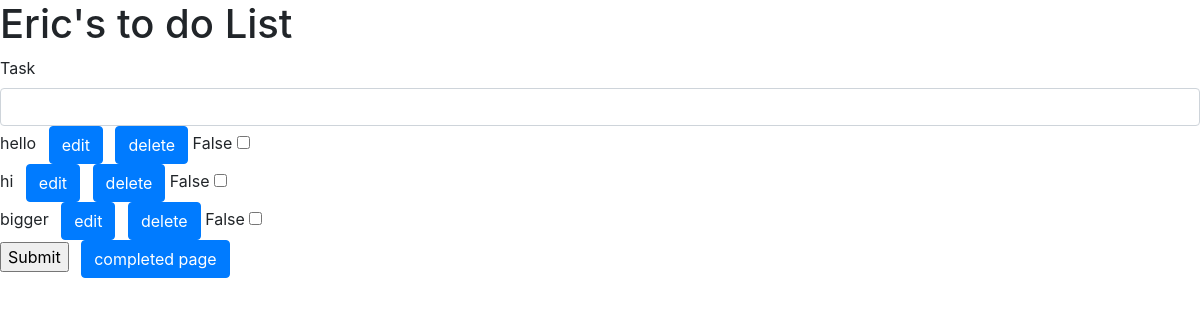
/, run on an earlier commit of the app's database.
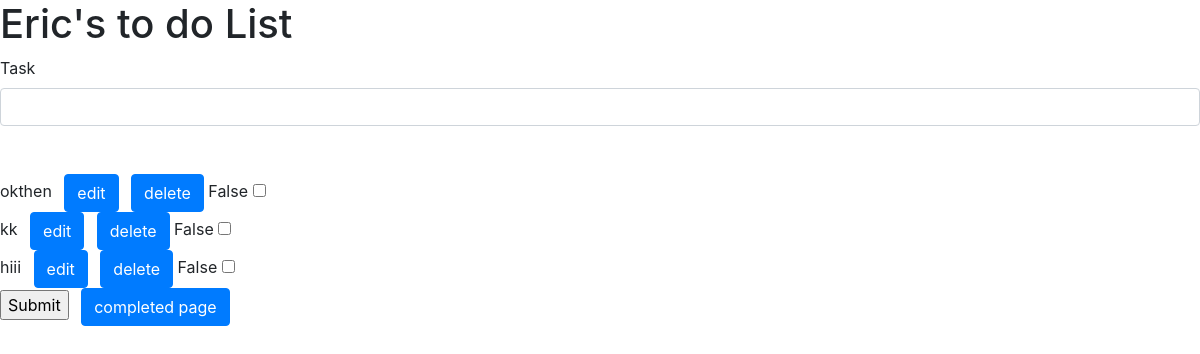
And on a later commit of the database.
### todo/models.py (models this page shows, shortened)
class Todo(models.Model):
    task=models.CharField(max_length=50)
    is_complete=models.BooleanField(default=False)

### todo/views.py (the view)
# urls.py: path('', views.task, name='task_list'),
def task(request):
    all_tasks=Todo.objects.all()
    if request.method=='POST':
        new_task=request.POST['task']
        if new_task is not "":
            new_task_temp = Todo.objects.create(task=new_task)
            return redirect('task_list')
        return redirect('task_list')
    return render(request,'home.html', {'all_tasks': all_tasks, })

### templates/home.html (shortened to what this page needs)
{% load static %}
<html>
    <head>
        <link rel="stylesheet" href="https://stackpath.bootstrapcdn.com/bootstrap/4.1.3/css/bootstrap.min.css">
    </head>
    <body>
        <h1>Eric's to do List</h1>
        <form method="post">
            <div class="form-group">
                <label for="id_task">Task</label>
                <input type="text" class= "form-control" id = "id_task" name='task'>
                {% for stuff in all_tasks %}
                {% if stuff.is_complete is False %}
                {{stuff.task}}
                <a href="/edit/{{stuff.pk}}" class="btn btn-primary ml-2">edit</a>
                <a href="/remove/{{stuff.pk}}" class="btn btn-primary ml-2">delete</a>
                <span>{{stuff.is_complete}}</span>
                <input type='checkbox' name='done' value='frog'/>
                {% endif %}
                <br>
            {% endfor %}
            <input type="submit">
            <a href="/completed" class="btn btn-primary ml-2">completed page</a>
            </div>
        </form>
    </body>
</html>

What changed in the data, as far as the page shows it:
removed Todo: task "hello", is_complete "False"
removed Todo: task "hi", is_complete "False"
no longer on this page (row edited): Todo: task "bigger", is_complete "False"
added Todo: task "okthen", is_complete "False"
added Todo: task "kk", is_complete "False"
added Todo: task "hiii", is_complete "False"
